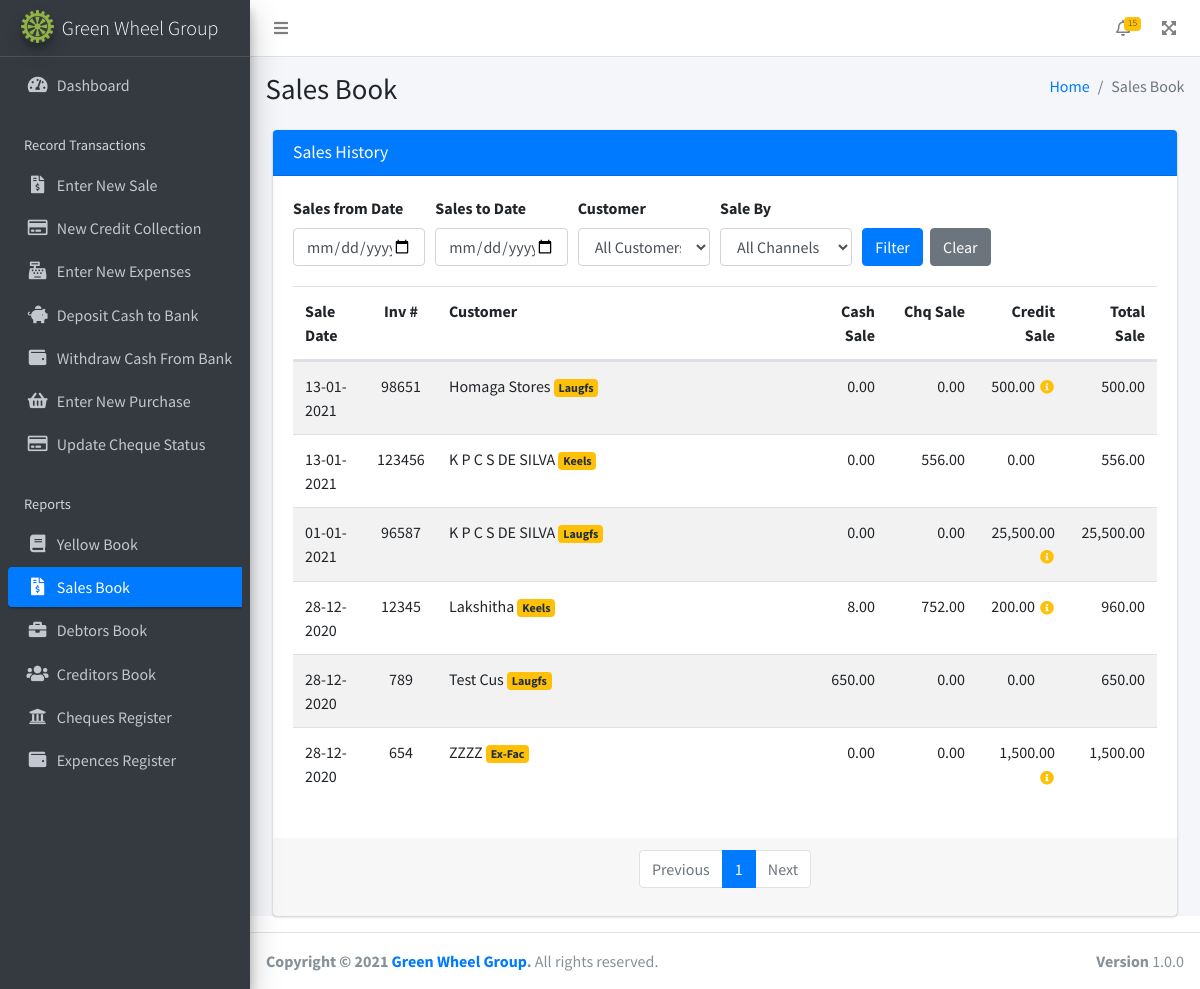
Page /sales_book.php on the committed database.
### tables this page shows
CREATE TABLE IF NOT EXISTS `sales` (
  `sales_id` int(11) NOT NULL AUTO_INCREMENT,
  `sale_date` date NOT NULL,
  `sale_by` varchar(20) NOT NULL,
  `inv_no` varchar(20) NOT NULL,
  `customer_id` int(11) NOT NULL,
  `cash_sale` float DEFAULT NULL,
  `chq_sale` float DEFAULT NULL,
  `credit_sale` float DEFAULT NULL,
  PRIMARY KEY (`sales_id`)
);

CREATE TABLE IF NOT EXISTS `customers` (
  `customer_id` int(11) NOT NULL AUTO_INCREMENT,
  `customer_name` varchar(100) NOT NULL,
  `customer_address` varchar(500) NOT NULL,
  `customer_phone` varchar(15) NOT NULL,
  `customer_flag` int(11) DEFAULT NULL,
  PRIMARY KEY (`customer_id`)
);

CREATE TABLE IF NOT EXISTS `sale_by` (
  `sale_by_id` int(11) NOT NULL AUTO_INCREMENT,
  `sale_by_name` varchar(20) NOT NULL,
  PRIMARY KEY (`sale_by_id`)
);

### sales_book.php (the view, shortened to what this page needs)
<!DOCTYPE html>
<html lang="en">
<head>
    <?php include('./includes/headerTags.php');?>
</head>
<body class="hold-transition sidebar-mini layout-fixed">
<div class="wrapper">
  <?php include('./includes/topNavBar.php');?>
  <?php
  include('./includes/sidebar.php');
    $start_date = "1990-01-01";
    $end_date = "3000-12-31";
    $start_date_field = "";
    $end_date_field = "";
  ?>
  <div class="content-wrapper">
    <div class="content-header">
      <div class="container-fluid">
        <div class="row mb-2">
          <div class="col-sm-6">
            <h1 class="m-0">Sales Book</h1>
          </div>
          <div class="col-sm-6">
            <ol class="breadcrumb float-sm-right">
              <li class="breadcrumb-item"><a href="index.php">Home</a></li>
              <li class="breadcrumb-item active">Sales Book</li>
            </ol>
          </div>
        </div>
      </div>
    </div>
    <section class="content">
      <div class="container-fluid">
        <div class="col-md-12 col-sm-12">
          <div class="card card-primary">
            <div class="card-header">
              <h3 class="card-title">Sales History</h3>
            </div>
            <div class="card-body">
              <form class="card-body pl-0 pt-0" action="" method="get">
                <div class="form-row">
                  <div class="col-2">
                    <label for="start_date" >Sales from Date</label>
                    <input type="date" class="form-control" id="start_date" name="start_date" value="<?=$start_date_field?>">
                  </div>
                  <div class="col-2">
                    <label for="end_date" >Sales to Date</label>
                    <input type="date" class="form-control" id="end_date" name="end_date" value="<?=$end_date_field?>">
                  </div>
                  <div class="col-2">
                    <label for="startDate" >Customer</label>
                    <select class="form-control select2" id="customer_id" name="customer_id">
                        <option selected value=0>All Customers</option>
                    </select>
                  </div>
                  <div class="col-2">
                    <label for="startDate" >Sale By</label>
                    <select class="form-control select2" id="sale_by_id" name="sale_by_id">
                        <option selected value="">All Channels</option>
                    </select>
                  </div>
                  <div class="col-4" >
                    <label >&nbsp; </label>
                    <div>
                        <button type="submit" class="btn btn-primary">Filter</button>
                        <a href="sales_book.php" class="btn btn-secondary ml-1">Clear</a>
                    </div>
                  </div>
                </div>
              </form>
            <div>
              <table class="table table-striped">
                <thead>
                  <tr class="d-flex">
                    <th class="col-1" scope="col">Sale Date</th>
                    <th class="col-1 text-center" scope="col">Inv #</th>
                    <th class="col-5" scope="col">Customer</th>
                    <th class="col text-right" scope="col">Cash Sale</th>
                    <th class="col text-right" scope="col">Chq Sale</th>
                    <th class="col text-right" scope="col">Credit Sale</th>
                    <th class="col text-right" scope="col">Total Sale</th>
                  </tr>
                </thead>
                <tbody>
                      <?php
                      $results_per_page = 15;
                      $page = 1;
                      $page_first_result = ($page-1) * $results_per_page;
                      $sql = "SELECT * FROM sales";
                      $result1 = mysqli_query($con, $sql);
                      $number_of_result = mysqli_num_rows($result1);
                      $number_of_page = ceil ($number_of_result / $results_per_page);
                      $where_conditions = "";
                      if($where_conditions==""){
                          $where_conditions .= ' DATE(sales.sale_date) BETWEEN "' . $start_date . '" AND "' . $end_date . '"';
                      }else{
                          $where_conditions .= ' AND DATE(sales.sale_date) BETWEEN "' . $start_date . '" AND "' . $end_date . '"';
                      }
                      if ($where_conditions !=""){ $where_conditions = "WHERE (" . $where_conditions . ")";}
                      $sql = 'SELECT sales.sales_id, sales.sale_date, sales.inv_no, sales.cash_sale, sales.chq_sale, sales.credit_sale, customers.customer_name, sale_by.sale_by_name, credit_sales.credit_sale_id
                      FROM sales
                      INNER JOIN customers ON sales.customer_id = customers.customer_id
                      INNER JOIN sale_by ON sales.sale_by = sale_by.sale_by_id
                      LEFT JOIN credit_sales ON sales.sales_id = credit_sales.sale_id
                      ' . $where_conditions . '
                      ORDER BY sales.sale_date DESC
                      LIMIT ' . $page_first_result . ',' . $results_per_page;
                      $result1 = mysqli_query($con, $sql);
                      $numRows = mysqli_num_rows ( $result1 );
                      while($row1 = mysqli_fetch_array($result1)){?>
                        <tr class="d-flex">
                          <td class="col col-1"><?=date_format(date_create($row1["sale_date"]), 'd-m-Y')?></td>
                          <td class="col col-1 text-center"><?=$row1["inv_no"]?></td>
                          <td class="col col-5"><?=$row1["customer_name"]?> <span class="badge bg-warning"><?=$row1["sale_by_name"]?></span></td>
                          <td class="text-right col vol-2"><?=number_format($row1["cash_sale"],2, '.', ',')?></td>
                          <td class="text-right col vol-2"><?=number_format($row1["chq_sale"],2, '.', ',')?></td>
                          <td class="text-right col vol-2"><?=number_format($row1["credit_sale"],2, '.', ',')?><a href="new_credit_collection.php?credit_sale_id=<?=$row1["credit_sale_id"]?>" class=" btn btn-sm p-0 <?php if($row1["credit_sale"]<1){echo 'invisible';}?>"><i class="fas fa-info-circle ml-1 text-warning"></i></a></td>
                          <td class="text-right col vol-2"><?=number_format($row1["cash_sale"]+$row1["chq_sale"]+$row1["credit_sale"],2, '.', ',')?></td>
                        </tr>
                      <?php } ?>
                </tbody>
              </table>
            </div>
          </div>
          <div class="card-footer">
            <?php if ($numRows > 0){ ?>
                <nav aria-label="...">
                <ul class="pagination justify-content-center">
                    <li class="page-item <?php if($page==1){echo "disabled";}?>">
                    <a class="page-link" href="?page=<?=$page-1?>" tabindex="-1">Previous</a>
                    </li>
                    <?php
                    for($i=1; $i<=$number_of_page; $i++){ ?>
                    <li class="page-item <?php if($i==$page){echo "active";}?>">
                        <a class="page-link" href="?page=<?=$i?>"><?=$i?></a>
                    </li>
                    <?php } ?>
                    <li class="page-item  <?php if($page>=$number_of_page){echo "disabled";}?>">
                    <a class="page-link" href="?page=<?=$page+1?>">Next</a>
                    </li>
                </ul>
                </nav>
            <?php } ?>
          </div>
        </div>
      </div>
    </section>
  </div>
  <?php include("./includes/footer.php"); ?>
</div>
</body>
</html>

### rows in the picture
sales: sale_date "13-01-2021", inv_no "98651", customer.customer_name "Homaga Stores", sale_by.sale_by_name "Laugfs", cash_sale "0.00", chq_sale "0.00", credit_sale "500.00", $row1["cash_sale"]+$row1["chq_sale"]+$row1["credit_sale"] "500.00"
sales: sale_date "13-01-2021", inv_no "123456", customer.customer_name "K P C S DE SILVA", sale_by.sale_by_name "Keels", cash_sale "0.00", chq_sale "556.00", credit_sale "0.00", $row1["cash_sale"]+$row1["chq_sale"]+$row1["credit_sale"] "556.00"
sales: sale_date "01-01-2021", inv_no "96587", customer.customer_name "K P C S DE SILVA", sale_by.sale_by_name "Laugfs", cash_sale "0.00", chq_sale "0.00", credit_sale "25,500.00", $row1["cash_sale"]+$row1["chq_sale"]+$row1["credit_sale"] "25,500.00"
sales: sale_date "28-12-2020", inv_no "12345", customer.customer_name "Lakshitha", sale_by.sale_by_name "Keels", cash_sale "8.00", chq_sale "752.00", credit_sale "200.00", $row1["cash_sale"]+$row1["chq_sale"]+$row1["credit_sale"] "960.00"
sales: sale_date "28-12-2020", inv_no "789", customer.customer_name "Test Cus", sale_by.sale_by_name "Laugfs", cash_sale "650.00", chq_sale "0.00", credit_sale "0.00", $row1["cash_sale"]+$row1["chq_sale"]+$row1["credit_sale"] "650.00"
sales: sale_date "28-12-2020", inv_no "654", customer.customer_name "ZZZZ", sale_by.sale_by_name "Ex-Fac", cash_sale "0.00", chq_sale "0.00", credit_sale "1,500.00", $row1["cash_sale"]+$row1["chq_sale"]+$row1["credit_sale"] "1,500.00"
